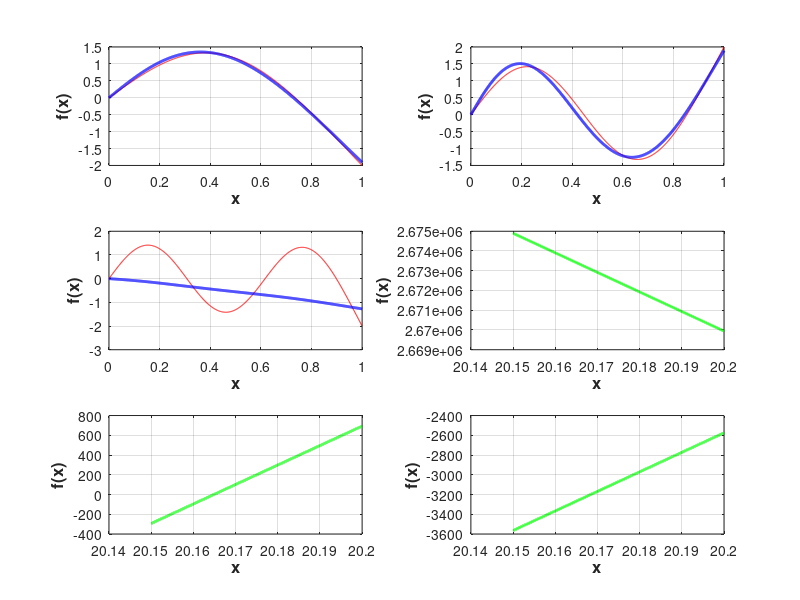

Recreate this plot in MATLAB.
function drs
    xlist = 7.5 : 0.001 : 12;
    
    f = @(x)(cos(x) * sinh(x) - sin(x) * cosh(x));
    
    flist = [];
    for i = 1:length(xlist)
        flist = [flist, f(xlist(i))];
    end

    x0 = [3 4];
    b1 = fzero(f, x0);
    x0 = [7 8];
    b2 = fzero(f, x0);
    x0 = [10 11];
    b3 = fzero(f, x0);

    C11 = 1;
    C12 = sin(b1) / sinh(b1);

    C21 = 1;
    C22 = sin(b2) / sinh(b2);

    C31 = 1;
    C32 = sin(b3) / sinh(b3);

    ksilist = 0 : 0.001 : 1;

    v1 = @(x)(C11 * sin(b1 * x) + C12 * sinh(b1 * x));
    v2 = @(x)(C21 * sin(b2 * x) + C22 * sinh(b2 * x));
    v3 = @(x)(C31 * sin(b3 * x) + C32 * sinh(b3 * x));

    v12 = @(x)((C11 * sin(b1 * x) + C12 * sinh(b1 * x))^2);
    norm1 = sqrt(integral(v12, 0, 1, "ArrayValued", true));
    v22 = @(x)((C21 * sin(b2 * x) + C22 * sinh(b2 * x))^2);
    norm2 = sqrt(integral(v22, 0, 1, "ArrayValued", true));
    v32 = @(x)((C31 * sin(b3 * x) + C32 * sinh(b3 * x))^2);
    norm3 = sqrt(integral(v32, 0, 1, "ArrayValued", true));

    f11 = @(x)(b1^2 * (-C11 * sin(b1 * x) + C12 * sinh(b1 * x)) * (C11 * sin(b1 * x) + C12 * sinh(b1 * x)) / (norm1 * norm1));
    f12 = @(x)(b2^2 * (-C21 * sin(b2 * x) + C22 * sinh(b2 * x)) * (C11 * sin(b1 * x) + C12 * sinh(b1 * x)) / (norm1 * norm2));

    f21 = @(x)(b1^2 * (-C11 * sin(b1 * x) + C12 * sinh(b1 * x)) * (C21 * sin(b2 * x) + C22 * sinh(b2 * x)) / (norm1 * norm2));
    f22 = @(x)(b2^2 * (-C21 * sin(b2 * x) + C22 * sinh(b2 * x)) * (C21 * sin(b2 * x) + C22 * sinh(b2 * x)) / (norm2 * norm2));

    a11 = integral(f11, 0, 1, "ArrayValued", true);
    a21 = integral(f12, 0, 1, "ArrayValued", true);

    a12 = integral(f21, 0, 1, "ArrayValued", true);
    a22 = integral(f22, 0, 1, "ArrayValued", true);

    v1l = [];
    v2l = [];
    v3l = [];
    for i = 1:length(ksilist)
        v1l = [v1l, v1(ksilist(i)) / norm1];
        v2l = [v2l, v2(ksilist(i)) / norm2];
        v3l = [v3l, v3(ksilist(i)) / norm3];
    end

    x0 = ones(1, 12);
    x0 = fsolve(@syste, x0);

    D = -ones(1, 6);
    fun = @(x)syst(x, x0);
    D = fsolve(fun, D);

    p1l = [];
    p2l = [];
    p3l = [];
    for i = 1:length(ksilist)
        ksi = ksilist(i);
        p1l = [p1l, x0(4) * ksi + x0(5) * ksi^3 + x0(6) * ksi^4 + x0(7) * ksi^5];
        p2l = [p2l, x0(8) * ksi + x0(9) * ksi^3 + x0(10) * ksi^4 + x0(11) * ksi^5 + x0(12) * ksi^6];
        p3l = [p3l, D(1) * ksi + D(2) * ksi^3 + D(3) * ksi^4 + D(4) * ksi^5 + D(5) * ksi^6 + D(6) * ksi^7];
    end

    disp1 = 0;
    disp2 = 0;
    disp3 = 0;
    for i = 2:length(ksilist)
        disp1 = disp1 + (p1l(i) - v1l(i))^2;
        disp2 = disp2 + (p2l(i) - v2l(i))^2;
        disp3 = disp3 + (p3l(i) - v3l(i))^2;
    end

    disp1 = disp1 * 0.001;
    disp2 = disp2 * 0.001;
    disp3 = disp3 * 0.001;

    A0 = 1;
    A1 = @(b)(b * (a11 + a22) + b1^4 + b2^4);
    A2 = @(b)((b * a11 + b1^4) * (b * a22 + b2^4) - b^2 * a12 * a21);
    
    blst = 20.15 : 0.000001 : 20.2;
    unstablelst11 = [];
    unstablelst12 = [];
    unstablelst2 = [];

    b_crit = 0;
    for i = 1:length(blst)
        el = blst(i);
        unstablelst11 = [unstablelst11; -A2(el) + sqrt(A1(el) * A1(el) - 4 * A2(el))];
        unstablelst12 = [unstablelst12; -A2(el) - sqrt(A1(el) * A1(el) - 4 * A2(el))];
        if (unstablelst11(end) > 0) && (b_crit == 0)
            b_crit = el;
        end
        unstablelst2 = [unstablelst2; A1(el) * A1(el) - 4 * A2(el)];
    end

    b_crit;

    fhandle = figure;
    subplot(3, 2, 1)
        plot(ksilist, v1l, 'r', ksilist, p1l, 'b', 'LineWidth', 2.0)
        grid on;
        xlabel('x', 'FontSize', 12, 'FontWeight', 'bold');
        ylabel('f(x)', 'FontSize', 12, 'FontWeight', 'bold');
    subplot(3, 2, 2)
        plot(ksilist, v2l, 'r', ksilist, p2l, 'b', 'LineWidth', 2.0)
        grid on;
        xlabel('x', 'FontSize', 12, 'FontWeight', 'bold');
        ylabel('f(x)', 'FontSize', 12, 'FontWeight', 'bold');
    subplot(3, 2, 3)
        plot(ksilist, v3l, 'r', ksilist, p3l, 'b', 'LineWidth', 2.0)
        grid on;
        xlabel('x', 'FontSize', 12, 'FontWeight', 'bold');
        ylabel('f(x)', 'FontSize', 12, 'FontWeight', 'bold');
    subplot(3, 2, 4)
        plot(blst, unstablelst2, 'g', 'LineWidth', 2.0)
        grid on;
        xlabel('x', 'FontSize', 12, 'FontWeight', 'bold');
        ylabel('f(x)', 'FontSize', 12, 'FontWeight', 'bold');
    subplot(3, 2, 5)
        plot(blst, unstablelst11, 'g', 'LineWidth', 2.0)
        grid on;
        xlabel('x', 'FontSize', 12, 'FontWeight', 'bold');
        ylabel('f(x)', 'FontSize', 12, 'FontWeight', 'bold');
    subplot(3, 2, 6)
        plot(blst, unstablelst12, 'g', 'LineWidth', 2.0)
        grid on;
        xlabel('x', 'FontSize', 12, 'FontWeight', 'bold');
        ylabel('f(x)', 'FontSize', 12, 'FontWeight', 'bold');

end

function F = syst(X, coef)
    a = zeros(1, 5);
    b = zeros(1, 6);
    c = zeros(1, 7);
    d = zeros(1, 8);

    a(2) = coef(1);
    a(4) = coef(2);
    a(5) = coef(3);

    b(2) = coef(4);
    b(4) = coef(5);
    b(5) = coef(6);
    b(6) = coef(7);

    c(2) = coef(8);
    c(4) = coef(9);
    c(5) = coef(10);
    c(6) = coef(11);
    c(7) = coef(12);

    d(2) = X(1);
    d(4) = X(2);
    d(5) = X(3);
    d(6) = X(4);
    d(7) = X(5);
    d(8) = X(6);

    F = zeros(1, 6);

    for i = 2:7
        F(1) = F(1) + i * (i - 1) * d(i + 1);
    end

    for i = 3:7
        F(2) = F(2) + i * (i - 1) * (i - 2) * d(i + 1);
    end

    for i = 0:7
        for j = 0:7
            F(3) = F(3) + d(i + 1) * d(j + 1) / (i + j + 1);
        end
    end

    F(3) = F(3) - 1;

    for i = 0:7
        for j = 0:6
            F(4) = F(4) + d(i + 1) * c(j + 1) / (i + j + 1);
        end
    end

    for i = 0:7
        for j = 0:5
            F(5) = F(5) + d(i + 1) * b(j + 1) / (i + j + 1);
        end
    end

    for i = 0:7
        for j = 0:4
            F(6) = F(6) + d(i + 1) * a(j + 1) / (i + j + 1);
        end
    end
end

function F = syste(X)
    F(1) = 6 * X(2) + 12 * X(3);
    F(2) = 6 * X(5) + 12 * X(6) + 20 * X(7);
    F(3) = 6 * X(9) + 12 * X(10) + 20 * X(11) + 30 * X(12);
    F(4) = 6 * X(2) + 24 * X(3);
    F(5) = 6 * X(5) + 24 * X(6) + 60 * X(7);
    F(6) = 6 * X(9) + 24 * X(10) + 60 * X(11) + 120 * X(12);

    F(7) = X(1) * X(1) / 3 + 2 * X(1) * X(2) / 5 + 2 * X(1) * X(3) / 6;
    F(7) = F(7) + X(2) * X(2) / 7 + 2 * X(2) * X(3) / 8 + X(3) * X(3) / 9 - 1;

    F(8) = X(4) * X(4) / 3 + 2 * X(4) * X(5) / 5 + 2 * X(4) * X(6) / 6 + 2 * X(4) * X(7) / 7 + X(5) * X(5) / 7;
    F(8) = F(8) + 2 * X(5) * X(6) / 8 + 2 * X(5) * X(7) / 9 + X(6) * X(6) / 9 + 2 * X(6) * X(7) / 10 + X(7) * X(7) / 11 - 1;

    F(9) = X(8) * X(8) / 3 + 2 * X(8) * X(9) / 5 + 2 * X(8) * X(10) / 6 + 2 * X(8) * X(11) / 7 + 2 * X(8) * X(12) / 8;
    F(9) = F(9) + X(9) * X(9) / 7 + 2 * X(9) * X(10) / 8 + 2 * X(9) * X(11) / 9 + 2 * X(9) * X(12) / 10;
    F(9) = F(9) + X(10) * X(10) / 9 + 2 * X(10) * X(11) / 10 + 2 * X(10) * X(12) / 11;
    F(9) = F(9) + X(11) * X(11) / 11 + 2 * X(11) * X(12) / 12 + X(12) * X(12) / 13 - 1;

    F(10) = X(1) * X(4) / 3 + X(1) * X(5) / 5 + X(1) * X(6) / 6 + X(1) * X(7) / 7 + X(2) * X(4) / 5 + X(2) * X(5) / 7;
    F(10) = F(10) + X(2) * X(6) / 8 + X(2) * X(7) / 9 + X(3) * X(4) / 6 + X(3) * X(5) / 8 + X(3) * X(6) / 9 + X(3) * X(7) / 10;

    F(11) = X(1) * X(8) / 3 + X(1) * X(9) / 5 + X(1) * X(10) / 6 + X(1) * X(11) / 7 + X(1) * X(12) / 8 + X(2) * X(8) / 5 + X(2) * X(9) / 7;
    F(11) = F(11) + X(2) * X(10) / 8 + X(2) * X(11) / 9 + X(2) * X(12) / 10 + X(3) * X(8) / 6 + X(3) * X(9) / 8 + X(3) * X(10) / 9;
    F(11) = F(11) + X(3) * X(11) / 10 + X(3) * X(12) / 11;

    F(12) = X(4) * X(8) / 3 + X(4) * X(9) / 5 + X(4) * X(10) / 6 + X(4) * X(11) / 7 + X(4) * X(12) / 8;
    F(12) = F(12) + X(5) * X(8) / 5 + X(5) * X(9) / 7 + X(5) * X(10) / 8 + X(5) * X(11) / 9 + X(5) * X(12) / 10;
    F(12) = F(12) + X(6) * X(8) / 6 + X(6) * X(9) / 8 + X(6) * X(10) / 9 + X(6) * X(11) / 10 + X(6) * X(12) / 11;
    F(12) = F(12) + X(7) * X(8) / 7 + X(7) * X(9) / 9 + X(7) * X(10) / 10 + X(7) * X(11) / 11 + X(7) * X(12) / 12;
end
